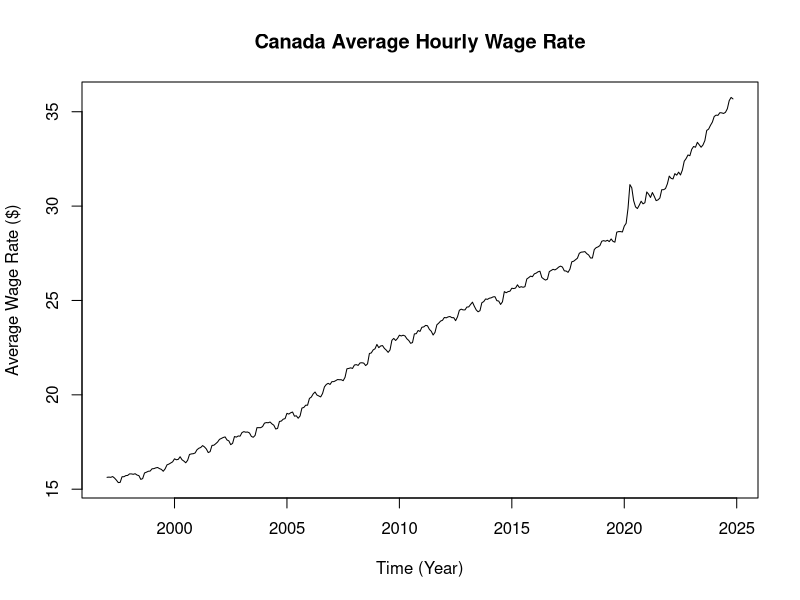
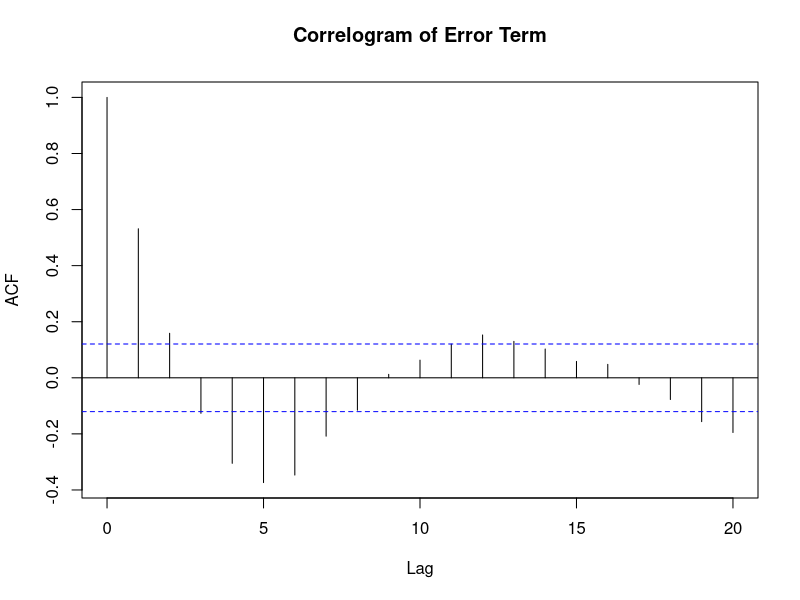
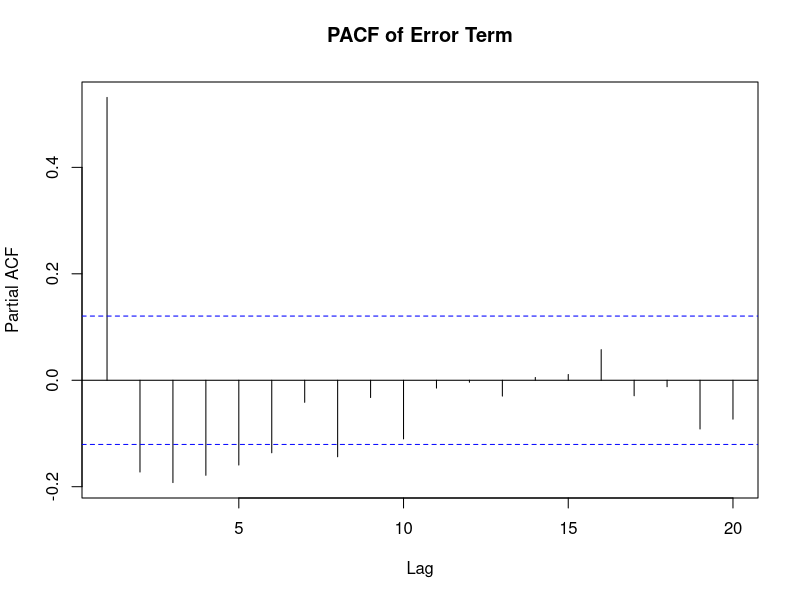
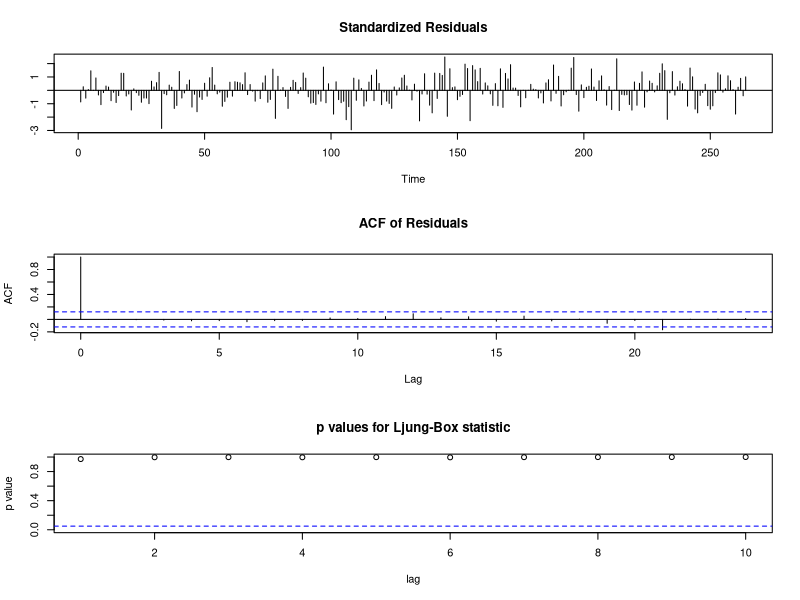
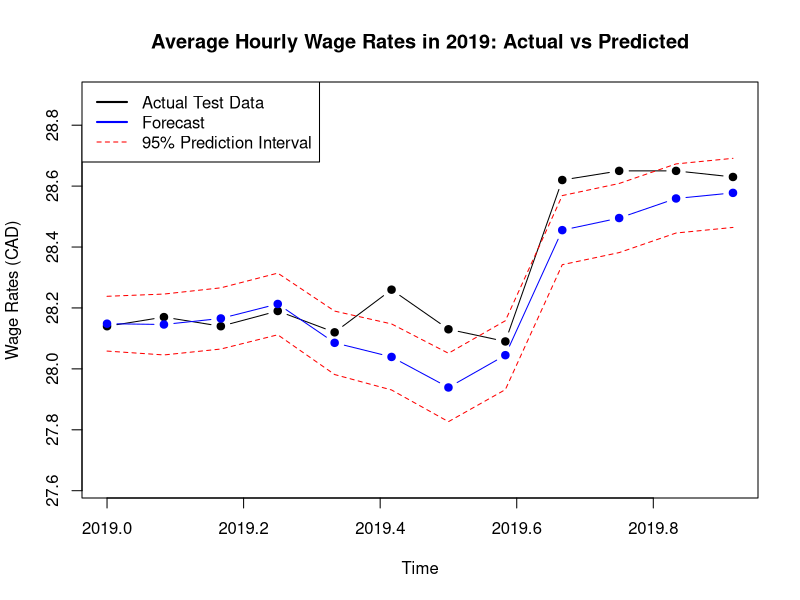

R code for these plots, in order: (Note: this script raises an error after producing the figures.)
## ---- chunk 1
knitr::opts_chunk$set(echo = TRUE)
#if you do not have the package, type install.packages("name_of_the_package")
library(knitr)
library(tseries)
library(forecast)
## ---- chunk 2
# this is where your R code goes

# Initialisation
data <- read.csv("employee_wages_total_industry.csv")

data.ts <- ts(data$employee_wages,
              start = c(1997, 1),
              frequency = 12)


# January 1997 to December 2018 as the training set for model fitting
data.ts.train <- window(data.ts,
                        start = c(1997, 1),
                        end = c(2018, 12),
                        frequency = 12)
  
# from January 2019 to December 2019 as the test set
data.ts.test <- window(data.ts,
                       start = c(2019, 1),
                       end = c(2019, 12),
                       frequency = 12)
plot(data.ts,
     main = "Canada Average Hourly Wage Rate",
     xlab = "Time (Year)",
     ylab = "Average Wage Rate ($)")

# LOESS Smoothing 
# De-seasonalize Series
data.ts.ls <- stl(data.ts.train,
                  s.window = "periodic")

# From HW1
trend.ls <- data.ts.ls$time.series[,"trend"]
seas.ls <- data.ts.ls$time.series[,"seasonal"]
error.ls <- data.ts.ls$time.series[, "remainder"]

# ARMA Model fitting for Remainder Term
error.time.ls <- seq_along(error.ls)
error.ls.df <- data.frame("Remainder" = error.ls,
                          "Time" = error.time.ls)

## ---- chunk 3
# this is where your R code goes
error.ts <- ts(error.ls)

acf(error.ts,
    lag.max = 20,
    main = "Correlogram of Error Term")

pacf(error.ts,
     lag.max = 20,
     main = "PACF of Error Term")

## ---- chunk 4
# this is where your R code goes
# Fitting our model
model <- arima(error.ts, order = c(0, 0, 8))
model

model_2 <- arima(error.ts, order = c(0, 0, 6))
model_2

tsdiag(model)
## ---- chunk 5
# this is where your R code goes
# Remainder Component
remainder_forecast <- predict(model, n.ahead = 12)
remainder_lower <- remainder_forecast$pred - 1.96 * remainder_forecast$se
remainder_upper <- remainder_forecast$pred + 1.96 * remainder_forecast$se

# Trend Component
trend.time.ls <- seq_along(trend.ls)
trend.ls.df <- data.frame('trend'=trend.ls, 'time'=trend.time.ls)
trend_model.ls <- lm(trend ~ time, data=trend.ls.df)
trend_forecast_times <- max(trend.time.ls) + 1:12
trend_forecast <- predict(trend_model.ls, newdata=data.frame('time'=trend_forecast_times))

# Seasonal Component
seasonal_forecast <- seas.ls[1:12]

final_forecast <- trend_forecast + seasonal_forecast + remainder_forecast$pred

forecast_ts <- ts(final_forecast,
                     start=c(2019, 1),
                     frequency=12)

# Prediction Interval
lower_pi <- trend_forecast + seasonal_forecast + remainder_lower
upper_pi <- trend_forecast + seasonal_forecast + remainder_upper

lower_ts <- ts(lower_pi, start=c(2019, 1), frequency=12)
upper_ts <- ts(upper_pi, start=c(2019, 1), frequency=12)

# Prediction Table (From Lab 9)
forecast_table <- data.frame(Month = month.abb[1:12],
                             True_Value = data.ts.test,
                             Forecast = forecast_ts,
                             Lower_CI = lower_ts,
                             Upper_CI = upper_ts
                             )

kable(forecast_table,
      caption = "Monthly Forecasts of Average Hourly Wage Rates (2019)",
      align = c('l', rep('c', 5)))

## ---- chunk 6
# this is where your R code goes
# From Lab 8 Prediction plot
plot(data.ts.test,
    main = "Average Hourly Wage Rates in 2019: Actual vs Predicted",
    ylab = "Wage Rates (CAD)",
    ylim = c(min(lower_pi)-0.2, max(upper_pi)+0.2),
    col = "black",
    type = "b",
    pch = 19)

# Prediction
lines(forecast_ts, 
      col = "blue",
      type = "b",
      pch = 19)

# Prediction interval
lines(lower_ts,
      type = "l",
      col = "red",
      lty = 2)

lines(upper_ts,
      type = "l",
      col = "red",
      lty = 2)

legend("topleft",
        legend=c("Actual Test Data", "Forecast", "95% Prediction Interval"),
        col=c("black", "blue", "red"),
        lty=c(1, 1, 2),
        lwd=c(2, 2, 1))


## ---- chunk 7
# this is where your R code goes
acf(ts(wage_data.ts.train), main="ACF of Original Series")

## ---- chunk 8
# From Lab 8
hw_model <- HoltWinters(data.ts.train, seasonal = "additive")

plot(hw_model, main="Holt-Winters' Exponential Smoothing Fit")

hw_predictions <- predict(hw_model,
                          n.ahead = 12,
                          prediction.interval = TRUE)

hw_fit <- hw_predictions[, "fit"]
hw_lower <- hw_predictions[, "lwr"]
hw_upper <- hw_predictions[, "upr"]

hw_forecast_ts <- ts(hw_fit, start = c(2019, 1), frequency = 12)

hw_lower_ts <- ts(hw_lower, start = c(2019, 1), frequency = 12)
hw_upper_ts <- ts(hw_upper, start = c(2019, 1), frequency = 12)

# Prediction Table (From Lab 9)
hw_forecast_table <- data.frame(Month = month.abb[1:12],
                             True_Value = data.ts.test,
                             Forecast = hw_forecast_ts,
                             Lower_CI = hw_lower_ts,
                             Upper_CI = hw_upper_ts
                             )

kable(forecast_table,
      caption = "Monthly Forecasts of Average Hourly Wage Rates (2019)",
      align = c('l', rep('c', 5)))


plot(data.ts.test,
     main="Holt-Winters' Average Hourly Wage Rates: Predtiction vs Actual (2019)",
     ylab="Wage Rates (CAD)",
     xlab="Time",
     col="black",
     lwd=2,
     ylim=range(c(data.ts.test, hw_lower, hw_upper)))

lines(hw_forecast_ts, col="blue", lwd=2)
lines(hw_lower_ts, col="red", lty=2)
lines(hw_upper_ts, col="red", lty=2)

legend("topleft",
       legend=c("Actual Test Data", "Holt-Winters Forecast", "95% Prediction Interval"),
       col=c("black", "blue", "red"),
       lty=c(1, 1, 2))

## ---- chunk 9
# this is where your R code goes
